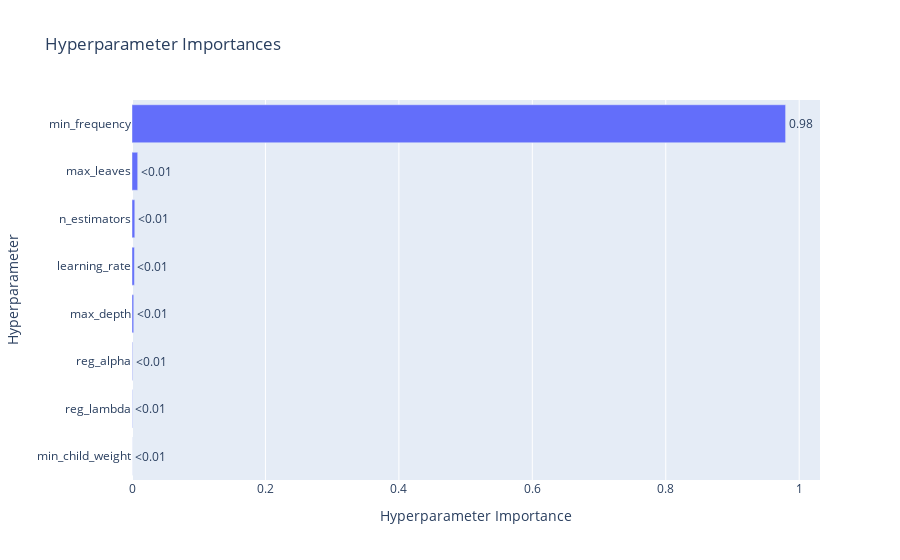

The notebook cell this image was saved under:
### Code cell
plot_param_importances(study)

### Figure 1 — Plotly figure (JSON) as saved in the notebook; plotly's stock layout.template omitted (floating-point values rounded to 4 significant figures)
{"data": [{"cliponaxis": false, "hovertemplate": ["min_child_weight (IntDistribution): 0.00010284699473960648<extra></extra>", "reg_lambda (FloatDistribution): 0.000495169336463594<extra></extra>", "reg_alpha (FloatDistribution): 0.0008287828718547615<extra></extra>", "max_depth (IntDistribution): 0.0025984160443639666<extra></extra>", "learning_rate (FloatDistribution): 0.003610706539117671<extra></extra>", "n_estimators (IntDistribution): 0.004190740416015488<extra></extra>", "max_leaves (IntDistribution): 0.008544771376584692<extra></extra>", "min_frequency (FloatDistribution): 0.9796285664208603<extra></extra>"], "name": "Objective Value", "orientation": "h", "text": ["<0.01", "<0.01", "<0.01", "<0.01", "<0.01", "<0.01", "<0.01", "0.98"], "textposition": "outside", "type": "bar", "x": [0.0001028, 0.0004952, 0.0008288, 0.002598, 0.003611, 0.004191, 0.008545, 0.9796], "y": ["min_child_weight", "reg_lambda", "reg_alpha", "max_depth", "learning_rate", "n_estimators", "max_leaves", "min_frequency"]}], "layout": {"title": {"text": "Hyperparameter Importances"}, "xaxis": {"title": {"text": "Hyperparameter Importance"}}, "yaxis": {"title": {"text": "Hyperparameter"}}}}
